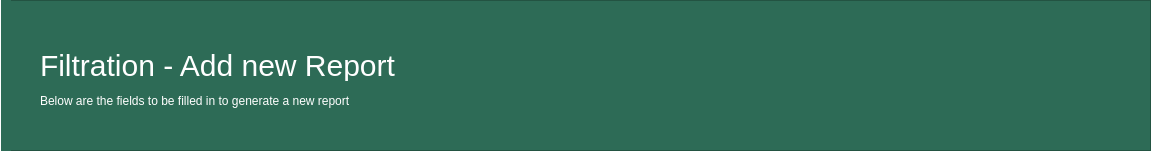
    <widget class="QFrame" name="frame_3">
     <property name="geometry">
      <rect>
       <x>0</x>
       <y>50</y>
       <width>1151</width>
       <height>151</height>
      </rect>
     </property>
     <property name="styleSheet">
      <string notr="true">background-color:#2d6b56;</string>
     </property>
     <property name="frameShape">
      <enum>QFrame::StyledPanel</enum>
     </property>
     <property name="frameShadow">
      <enum>QFrame::Raised</enum>
     </property>
     <widget class="QLabel" name="lbl_form_tittle">
      <property name="geometry">
       <rect>
        <x>40</x>
        <y>50</y>
        <width>441</width>
        <height>31</height>
       </rect>
      </property>
      <property name="styleSheet">
       <string notr="true">font-size: 30px;
color:#fff;</string>
      </property>
      <property name="text">
       <string>Filtration - Add new Report</string>
      </property>
     </widget>
     <widget class="Line" name="line">
      <property name="geometry">
       <rect>
        <x>-10</x>
        <y>0</y>
        <width>21</width>
        <height>151</height>
       </rect>
      </property>
      <property name="styleSheet">
       <string notr="true">color: rgb(255, 255, 255);
border-color: rgb(255, 255, 255);</string>
      </property>
      <property name="frameShadow">
       <enum>QFrame::Plain</enum>
      </property>
      <property name="orientation">
       <enum>Qt::Vertical</enum>
      </property>
     </widget>
     <widget class="QLabel" name="lbl_form_text">
      <property name="geometry">
       <rect>
        <x>40</x>
        <y>90</y>
        <width>391</width>
        <height>21</height>
       </rect>
      </property>
      <property name="styleSheet">
       <string notr="true">color: rgb(255, 255, 255);
font: 9pt &quot;MS Shell Dlg 2&quot;;</string>
      </property>
      <property name="text">
       <string>Below are the fields to be filled in to generate a new report</string>
      </property>
     </widget>
    </widget>
